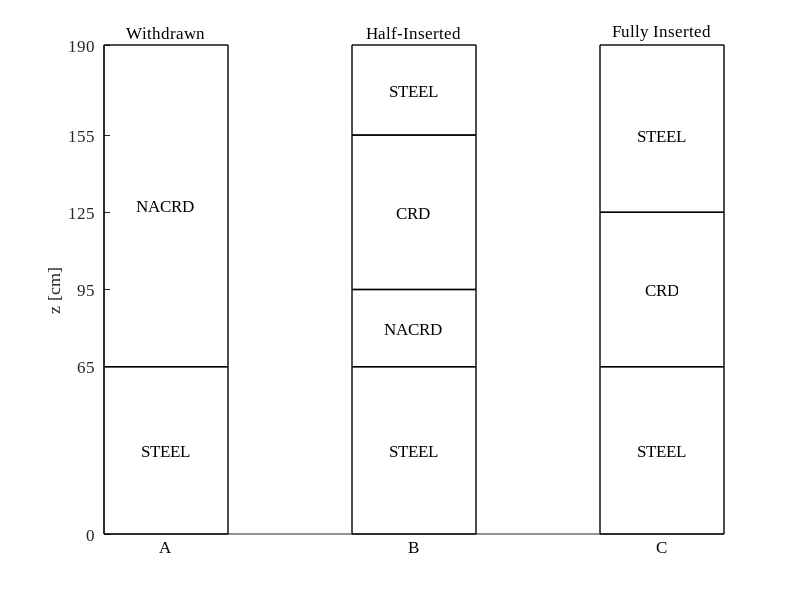
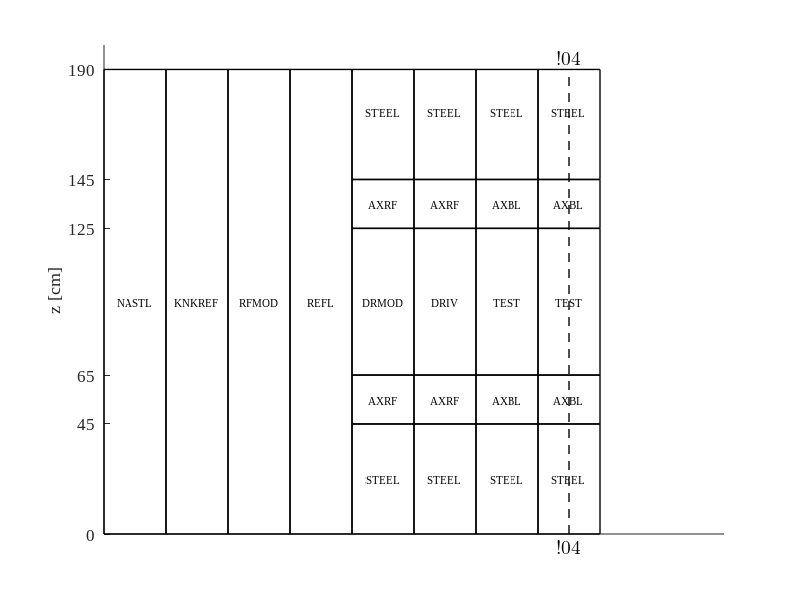

Here is the MATLAB script that generated these plots, in order:
clear
close all

width = 20;
LW = 1;
FN = 'Times New Roman';
FS = 12;

% knk_control_rod_geometry
rect = @(w,h)([0,0;...
    w,0;
    w,h;
    0,h;
    0,0]);

bottom_steel = rect(width,65.0);
first_sodium = rect(width,125.0);
second_sodium = rect(width,30.0);
second_steel = rect(width,35.0);
control_rod = rect(width,60.0);

figure
hold on
% Withdrawn
buffer = 0.0;
plot(bottom_steel(:,1)+buffer,bottom_steel(:,2),'k-','LineWidth',LW)
plot(first_sodium(:,1)+buffer,first_sodium(:,2)+max(bottom_steel(:,2)),'k-','LineWidth',LW)
text(buffer+0.5*width,32.5,'STEEL','FontName',FN,'FontSize',FS,'HorizontalAlignment','center','VerticalAlignment','middle');
text(buffer+0.5*width,127.5,'NACRD','FontName',FN,'FontSize',FS,'HorizontalAlignment','center','VerticalAlignment','middle');
text(buffer+0.5*width,195,'Withdrawn','FontName',FN,'FontSize',FS,'HorizontalAlignment','center','VerticalAlignment','middle');
text(buffer+0.5*width,-5,'A','FontName',FN,'FontSize',FS,'HorizontalAlignment','center','VerticalAlignment','middle');
buffer = width*2;
plot(bottom_steel(:,1)+buffer,bottom_steel(:,2),'k-','LineWidth',LW)
plot(second_sodium(:,1)+buffer,second_sodium(:,2)+max(bottom_steel(:,2)),'k-','LineWidth',LW)
plot(control_rod(:,1)+buffer,control_rod(:,2)+95.,'k-','LineWidth',LW)
plot(second_steel(:,1)+buffer,second_steel(:,2)+155.,'k-','LineWidth',LW)
text(buffer+0.5*width,32.5,'STEEL','FontName',FN,'FontSize',FS,'HorizontalAlignment','center','VerticalAlignment','middle');
text(buffer+0.5*width,80,'NACRD','FontName',FN,'FontSize',FS,'HorizontalAlignment','center','VerticalAlignment','middle');
text(buffer+0.5*width,125.,'CRD','FontName',FN,'FontSize',FS,'HorizontalAlignment','center','VerticalAlignment','middle');
text(buffer+0.5*width,172.5,'STEEL','FontName',FN,'FontSize',FS,'HorizontalAlignment','center','VerticalAlignment','middle');
text(buffer+0.5*width,195,'Half-Inserted','FontName',FN,'FontSize',FS,'HorizontalAlignment','center','VerticalAlignment','middle');
text(buffer+0.5*width,-5,'B','FontName',FN,'FontSize',FS,'HorizontalAlignment','center','VerticalAlignment','middle');
buffer = width*4;
plot(bottom_steel(:,1)+buffer,bottom_steel(:,2),'k-','LineWidth',LW)
plot(control_rod(:,1)+buffer,control_rod(:,2)+65.,'k-','LineWidth',LW)
plot(bottom_steel(:,1)+buffer,bottom_steel(:,2)+125.,'k-','LineWidth',LW)
text(buffer+0.5*width,32.5,'STEEL','FontName',FN,'FontSize',FS,'HorizontalAlignment','center','VerticalAlignment','middle');
text(buffer+0.5*width,95.,'CRD','FontName',FN,'FontSize',FS,'HorizontalAlignment','center','VerticalAlignment','middle');
text(buffer+0.5*width,155.,'STEEL','FontName',FN,'FontSize',FS,'HorizontalAlignment','center','VerticalAlignment','middle');
text(buffer+0.5*width,195,'Fully Inserted','FontName',FN,'FontSize',FS,'HorizontalAlignment','center','VerticalAlignment','middle');
text(buffer+0.5*width,-5,'C','FontName',FN,'FontSize',FS,'HorizontalAlignment','center','VerticalAlignment','middle');
hold off
ylabel('z [cm]')
set(gca,'xtick',[])
xlim([0,width*5])
ylim([0,190])
yticks([0,65,95,125,155,190])
set(gca,'FontName',FN,'FontSize',FS)
print(gcf,'../figs/knk_control_rod_geometry.eps','-depsc2');
close(gcf)

FS = 8;
rect_full = rect(width,190);
axial_blanket = rect(width,20);
rect_fuel = rect(width,60);
rect_steel = rect(width,45);
material_list = {'STEEL','AXBL','AXRF','TEST','DRIV','DRMOD','REFL','RFMOD','KNKREF','NASTL'};

figure
hold on

buffer = 0.;
plot(rect_full(:,1)+buffer,rect_full(:,2),'-k','LineWidth',LW);
text(width*0.5+buffer,95.,material_list(10),'FontName',FN,'FontSize',FS,'HorizontalAlignment','center','VerticalAlignment','middle');
buffer = buffer + width;
plot(rect_full(:,1)+buffer,rect_full(:,2),'-k','LineWidth',LW);
text(width*0.5+buffer,95.,material_list(9),'FontName',FN,'FontSize',FS,'HorizontalAlignment','center','VerticalAlignment','middle');
buffer = buffer + width;
plot(rect_full(:,1)+buffer,rect_full(:,2),'-k','LineWidth',LW);
text(width*0.5+buffer,95.,material_list(8),'FontName',FN,'FontSize',FS,'HorizontalAlignment','center','VerticalAlignment','middle');
buffer = buffer + width;
plot(rect_full(:,1)+buffer,rect_full(:,2),'-k','LineWidth',LW);
text(width*0.5+buffer,95.,material_list(7),'FontName',FN,'FontSize',FS,'HorizontalAlignment','center','VerticalAlignment','middle');
buffer = buffer + width;
plot(rect_steel(:,1)+buffer,rect_steel(:,2),'-k','LineWidth',LW);
plot(axial_blanket(:,1)+buffer,axial_blanket(:,2)+45,'-k','LineWidth',LW);
plot(rect_fuel(:,1)+buffer,rect_fuel(:,2)+65,'-k','LineWidth',LW);
plot(axial_blanket(:,1)+buffer,axial_blanket(:,2)+125,'-k','LineWidth',LW);
plot(rect_steel(:,1)+buffer,rect_steel(:,2)+145,'-k','LineWidth',LW);
text(width*0.5+buffer,22.5,material_list(1),'FontName',FN,'FontSize',FS,'HorizontalAlignment','center','VerticalAlignment','middle');
text(width*0.5+buffer,55.0,material_list(3),'FontName',FN,'FontSize',FS,'HorizontalAlignment','center','VerticalAlignment','middle');
text(width*0.5+buffer,95.0,material_list(6),'FontName',FN,'FontSize',FS,'HorizontalAlignment','center','VerticalAlignment','middle');
text(width*0.5+buffer,135.,material_list(3),'FontName',FN,'FontSize',FS,'HorizontalAlignment','center','VerticalAlignment','middle');
text(width*0.5+buffer,172.5,material_list(1),'FontName',FN,'FontSize',FS,'HorizontalAlignment','center','VerticalAlignment','middle');
buffer = buffer + width;
plot(rect_steel(:,1)+buffer,rect_steel(:,2),'-k','LineWidth',LW);
plot(axial_blanket(:,1)+buffer,axial_blanket(:,2)+45,'-k','LineWidth',LW);
plot(rect_fuel(:,1)+buffer,rect_fuel(:,2)+65,'-k','LineWidth',LW);
plot(axial_blanket(:,1)+buffer,axial_blanket(:,2)+125,'-k','LineWidth',LW);
plot(rect_steel(:,1)+buffer,rect_steel(:,2)+145,'-k','LineWidth',LW);
text(width*0.5+buffer,22.5,material_list(1),'FontName',FN,'FontSize',FS,'HorizontalAlignment','center','VerticalAlignment','middle');
text(width*0.5+buffer,55.0,material_list(3),'FontName',FN,'FontSize',FS,'HorizontalAlignment','center','VerticalAlignment','middle');
text(width*0.5+buffer,95.0,material_list(5),'FontName',FN,'FontSize',FS,'HorizontalAlignment','center','VerticalAlignment','middle');
text(width*0.5+buffer,135.,material_list(3),'FontName',FN,'FontSize',FS,'HorizontalAlignment','center','VerticalAlignment','middle');
text(width*0.5+buffer,172.5,material_list(1),'FontName',FN,'FontSize',FS,'HorizontalAlignment','center','VerticalAlignment','middle');
buffer = buffer + width;
plot(rect_steel(:,1)+buffer,rect_steel(:,2),'-k','LineWidth',LW);
plot(axial_blanket(:,1)+buffer,axial_blanket(:,2)+45,'-k','LineWidth',LW);
plot(rect_fuel(:,1)+buffer,rect_fuel(:,2)+65,'-k','LineWidth',LW);
plot(axial_blanket(:,1)+buffer,axial_blanket(:,2)+125,'-k','LineWidth',LW);
plot(rect_steel(:,1)+buffer,rect_steel(:,2)+145,'-k','LineWidth',LW);
text(width*0.5+buffer,22.5,material_list(1),'FontName',FN,'FontSize',FS,'HorizontalAlignment','center','VerticalAlignment','middle');
text(width*0.5+buffer,55.0,material_list(2),'FontName',FN,'FontSize',FS,'HorizontalAlignment','center','VerticalAlignment','middle');
text(width*0.5+buffer,95.0,material_list(4),'FontName',FN,'FontSize',FS,'HorizontalAlignment','center','VerticalAlignment','middle');
text(width*0.5+buffer,135.,material_list(2),'FontName',FN,'FontSize',FS,'HorizontalAlignment','center','VerticalAlignment','middle');
text(width*0.5+buffer,172.5,material_list(1),'FontName',FN,'FontSize',FS,'HorizontalAlignment','center','VerticalAlignment','middle');
buffer = buffer + width;
plot(rect_steel(:,1)+buffer,rect_steel(:,2),'-k','LineWidth',LW);
plot(axial_blanket(:,1)+buffer,axial_blanket(:,2)+45,'-k','LineWidth',LW);
plot(rect_fuel(:,1)+buffer,rect_fuel(:,2)+65,'-k','LineWidth',LW);
plot(axial_blanket(:,1)+buffer,axial_blanket(:,2)+125,'-k','LineWidth',LW);
plot(rect_steel(:,1)+buffer,rect_steel(:,2)+145,'-k','LineWidth',LW);
text(width*0.5+buffer,22.5,material_list(1),'FontName',FN,'FontSize',FS,'HorizontalAlignment','center','VerticalAlignment','middle');
text(width*0.5+buffer,55.0,material_list(2),'FontName',FN,'FontSize',FS,'HorizontalAlignment','center','VerticalAlignment','middle');
text(width*0.5+buffer,95.0,material_list(4),'FontName',FN,'FontSize',FS,'HorizontalAlignment','center','VerticalAlignment','middle');
text(width*0.5+buffer,135.,material_list(2),'FontName',FN,'FontSize',FS,'HorizontalAlignment','center','VerticalAlignment','middle');
text(width*0.5+buffer,172.5,material_list(1),'FontName',FN,'FontSize',FS,'HorizontalAlignment','center','VerticalAlignment','middle');

plot([width*0.5+buffer,width*0.5+buffer],[0,190],'--k','LineWidth',LW)
% CENTER-LINE SYMBOL
text(width*0.5+buffer,195,sprintf('\x2104'),'FontSize',14,'FontName','Cambria Math','HorizontalAlignment','center')
text(width*0.5+buffer,-5,sprintf('\x2104'),'FontSize',14,'FontName','Cambria Math','HorizontalAlignment','center')

hold off
yticks([0,45,65,125,145,190])
set(gca,'xtick',[])
ylabel('z [cm]')
set(gca,'FontName',FN,'FontSize',12)
print(gcf,'../figs/knk_assembly_geometry.eps','-depsc2')
% close(gcf)
